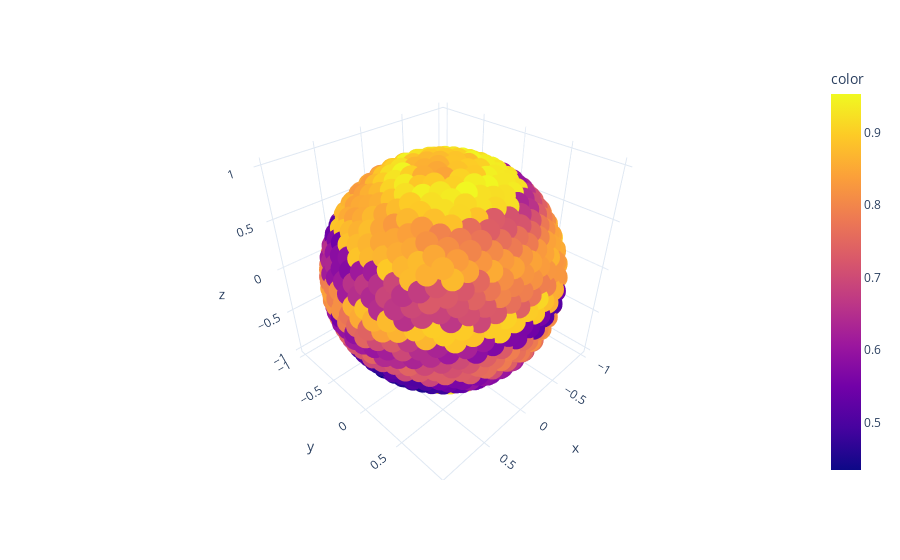

This figure's notebook cell:
### Code cell
#FIDELITY OF FIRST COPY
# Make data.
thetas=data_sheet["θ"]
phis=data_sheet["ϕ"]
x, y, z = np.cos(phis) * np.sin(thetas), np.sin(phis) * np.sin(thetas), np.cos(thetas);

# Plot the surface. F_measured/F_theory
df = px.data.iris()
fig = px.scatter_3d(df, x, y, z, color=data_sheet.prob_0, template="plotly_white")

fig.show()
print("Number of points: ", len(x))
print("Average fidelity: ", np.average(data_sheet.prob_0))
print("Standard deviation: ", np.std(data_sheet.prob_0))

### Figure 1 — Plotly figure (JSON) as saved in the notebook; plotly's stock layout.template omitted (floating-point values rounded to 4 significant figures; data arrays with more than 128 entries replaced by an {"elided": "..."} marker saying what was removed)
{"data": [{"hovertemplate": "x=%{x}<br>y=%{y}<br>z=%{z}<br>color=%{marker.color}<extra></extra>", "legendgroup": "", "marker": {"color": {"elided": "1000 float values"}, "coloraxis": "coloraxis", "symbol": "circle"}, "mode": "markers", "name": "", "scene": "scene", "showlegend": false, "type": "scatter3d", "x": {"elided": "1000 float values"}, "y": {"elided": "1000 float values"}, "z": {"elided": "1000 float values"}}], "layout": {"coloraxis": {"colorbar": {"title": {"text": "color"}}, "colorscale": [[0, "#0d0887"], [0.1111, "#46039f"], [0.2222, "#7201a8"], [0.3333, "#9c179e"], [0.4444, "#bd3786"], [0.5556, "#d8576b"], [0.6667, "#ed7953"], [0.7778, "#fb9f3a"], [0.8889, "#fdca26"], [1, "#f0f921"]]}, "legend": {"tracegroupgap": 0}, "margin": {"t": 60}, "scene": {"domain": {"x": [0, 1], "y": [0, 1]}, "xaxis": {"title": {"text": "x"}}, "yaxis": {"title": {"text": "y"}}, "zaxis": {"title": {"text": "z"}}}}}
